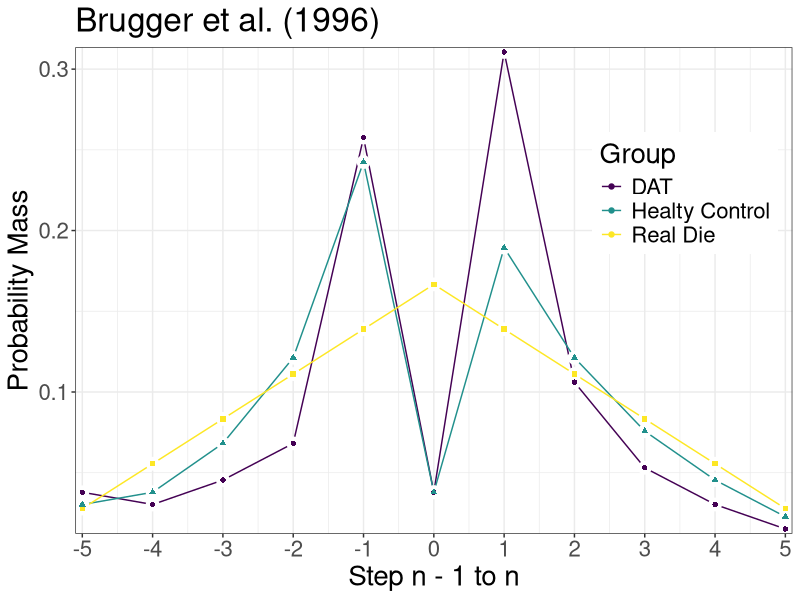
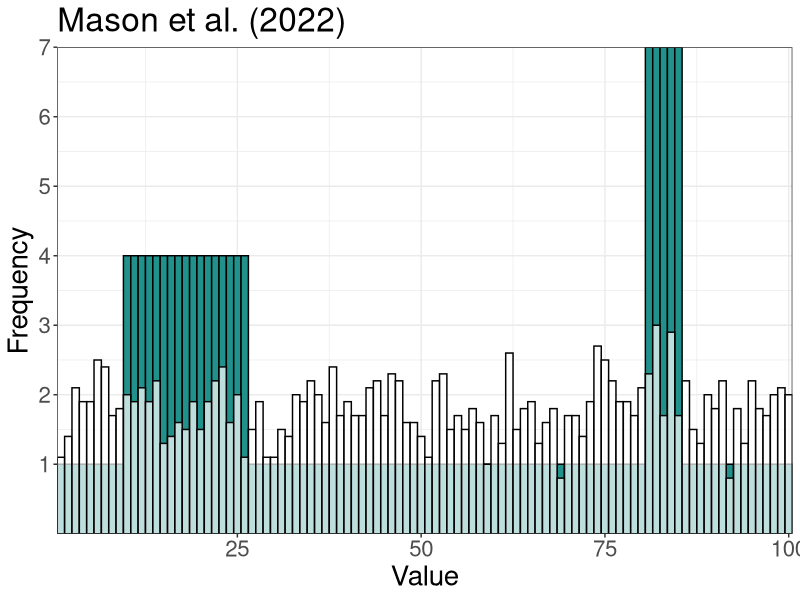

Reproduce these figures in R, in order. (Note: this script raises an error after producing the figures.)
library(tidyverse)
library(grid)
library(gridExtra)


x_vals <- seq(1, 100, by = 1)
y_vals <- c(rep(1, 9), rep(4, 17), rep(1, 54), rep(7, 5), rep(1, 15))

tbl_bimodal <- tibble(
  x = x_vals,
  y = y_vals
)

tbl_target <- unlist(pmap(tbl_bimodal, ~ rep(.x, .y))) %>%
  as_tibble() %>%
  rename(x = value)



tbl_responses <- sample(1:100, 1810, replace = TRUE) %>%
  as_tibble() %>%
  rename(x = value)


pl_learn_bimodal <- ggplot() +
  geom_histogram(data = tbl_target, aes(x), binwidth = 1, color = "black", fill = "#21918c") + 
  geom_histogram(data = tbl_responses, aes(x, y = after_stat(count) * .1), binwidth = 1, color = "black", fill = "white", alpha = .7) +
  theme_bw() +
  scale_x_continuous(expand = c(0, 0)) +
  scale_y_continuous(expand = c(0, 0), breaks = seq(1, 7, by = 1)) +
  labs(x = "Value", y = "Frequency", title = "Mason et al. (2022)") +
  theme(strip.background = element_rect(fill = "white"), text = element_text(size = 20))



x_transition <- seq(-5, 5, by = 1)
y_transition <- c(seq(1/6, 1, by = 1/6), seq(5/6, 1/6, by = -1/6))/6
y_transition_dat <- c(2.5/66, 2/66, 3/66, 4.5/66, 17/66, 2.5/66, 20.5/66, 7/66, 3.5/66, 2/66, 1/66)
y_transition_c <- c(2/66, 2.5/66, 4.5/66, 8/66, 16/66, 2.5/66, 12.5/66, 8/66, 5/66, 3/66, 1.5/66)
tbl_transition <- tibble(
  x = c(x_transition, x_transition, x_transition),
  y = c(y_transition, y_transition_dat, y_transition_c),
  group = c(rep("Real Die", 11), rep("DAT", 11), rep("Healty Control", 11))
)
pl_die <- ggplot() +
  geom_line(data = tbl_transition, aes(x, y, group = group, color = group)) + 
  geom_point(data = tbl_transition, aes(x, y, group = group), color = "white", size = 4) +
  geom_point(data = tbl_transition, aes(x, y, group = group, shape = group, color = group)) +
  theme_bw() +
  scale_x_continuous(expand = c(.01, 0), breaks = seq(-5, 5, by = 1)) +
  scale_y_continuous(expand = c(.01, 0)) +
  scale_color_viridis_d(name = "Group") +
  scale_shape_discrete(guide = "none") +
  theme(legend.position = c(.85, .7), text = element_text(size = 20)) +
  labs(x = "Step n - 1 to n", y = "Probability Mass", title = "Brugger et al. (1996)") +
  theme(strip.background = element_rect(fill = "white"))
  

pl_both <- arrangeGrob(pl_learn_bimodal, pl_die, nrow = 2)
save_my_pdf_and_tiff(pl_both, "documents/ccn-2023/lit-review-4", 10, 8)

dev.off()













